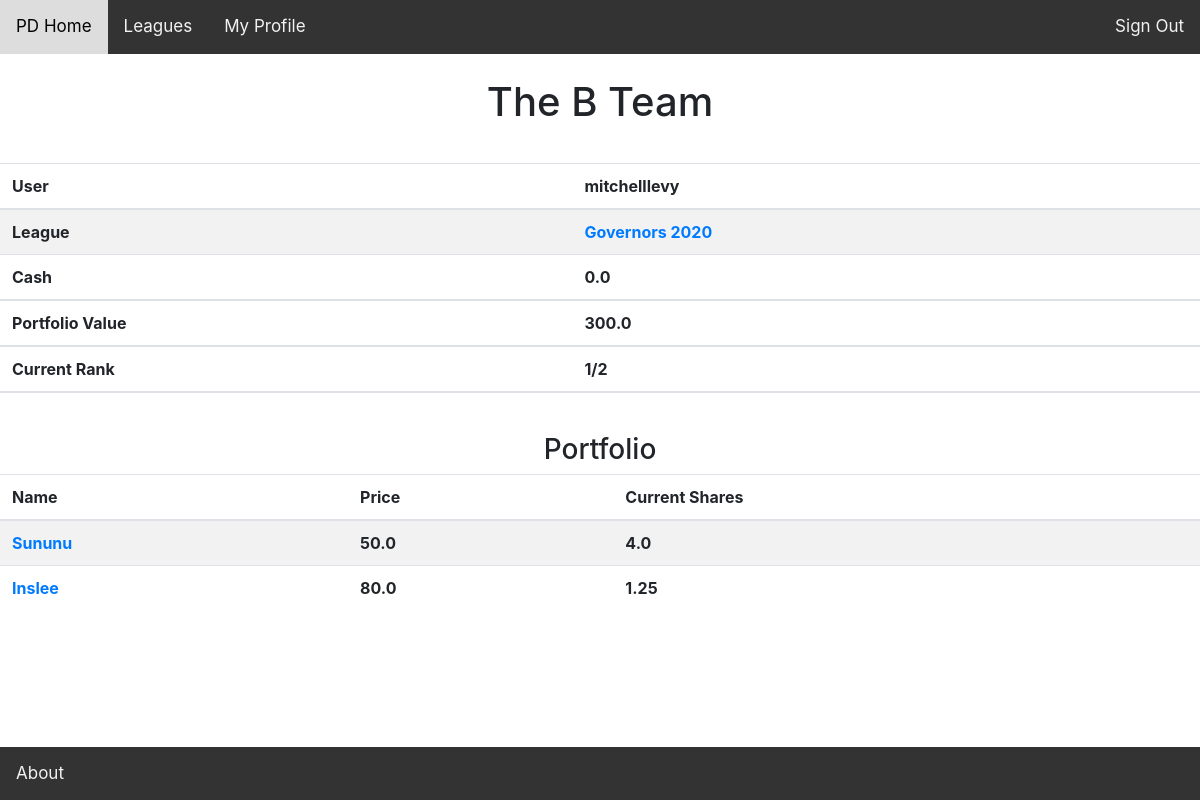
Before: /team/10/ (signed in) with the older database file.
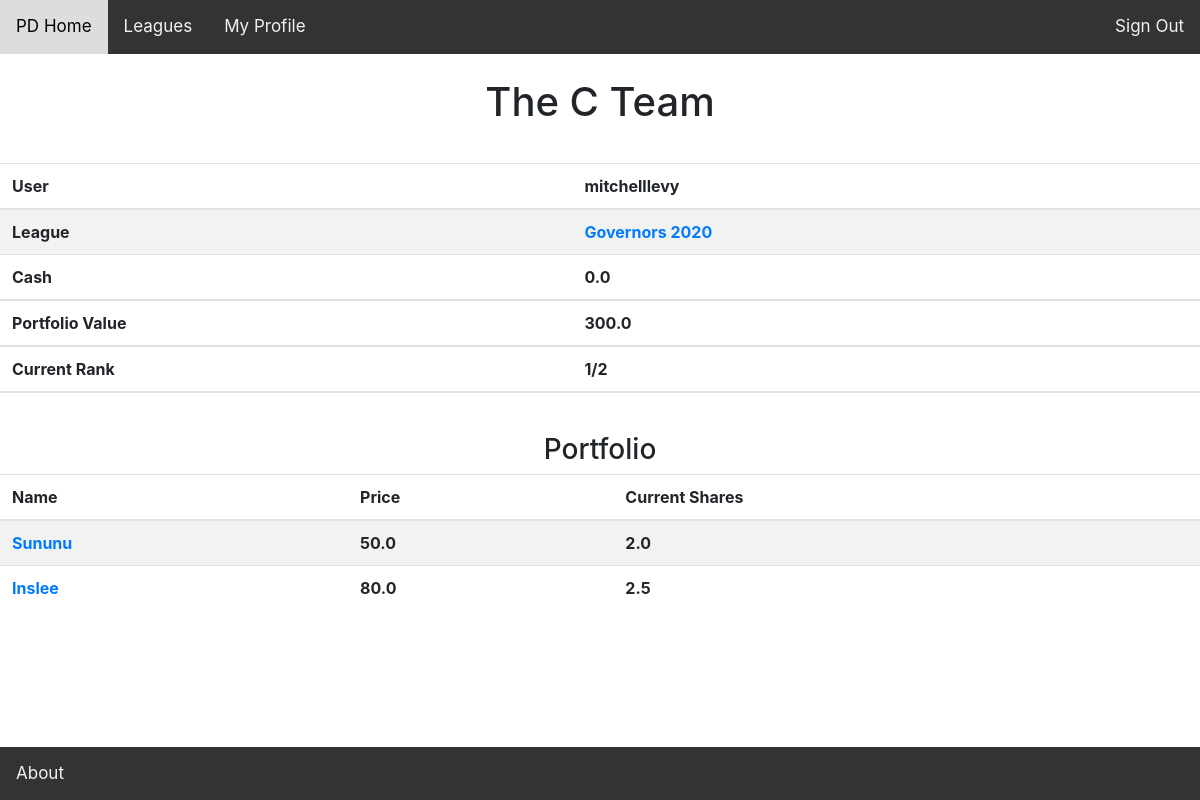
After: the same page with the newer database file.
### fantasyworld/models.py (models this page shows, shortened)
class Team(models.Model):
	user = models.ForeignKey(Profile, on_delete=models.CASCADE)
	league_session = models.ForeignKey(LeagueSession, on_delete=models.CASCADE)
	team_name = models.CharField(max_length=100, default = "Team")
	is_commissioner = models.BooleanField(default=False)
	budget = models.FloatField(default=100)
	def get_current_stock_quantity(self, stock):
		quantity = 0
		transactions = stock.stocktransaction_set.filter(team=self)
		for transaction in transactions:
			if transaction.bought_stock == True:
				quantity += transaction.quantity
			if transaction.sold_stock == True:
				quantity -= transaction.quantity
		return quantity

class Stock(models.Model):
	league_session = models.ForeignKey(LeagueSession, on_delete = models.CASCADE)
	name = models.CharField(max_length=100,  default="Untitled")
	price = models.FloatField()
	transactions = models.ManyToManyField(Team, through = 'StockTransaction',
		default=None)
	description = models.CharField(max_length=1000, null=True)
	stock_type = models.CharField(max_length=100, default='Generic')

class Profile(models.Model):
	user = models.OneToOneField(User, on_delete=models.CASCADE)

class LeagueSession(models.Model):
	league = models.ForeignKey(League, on_delete = models.CASCADE)
	members = models.ManyToManyField(Profile, through='Team', default=None)
	session = models.IntegerField(default=2020)
	is_current_league_session = models.BooleanField(default=True)

class League(models.Model):
	league_type = models.ForeignKey(LeagueType, on_delete=models.CASCADE)
	name = models.CharField(max_length = 100)
	is_public = models.BooleanField(default=False)

### fantasyworld/views/league_views.py (the view)
# urls.py: path('team/<int:team_id>/', views.team_home,
def team_home(request, team_id):
	user = request.user
	try:
		team = Team.objects.get(pk=team_id)
	except Team.DoesNotExist:
		raise Http404("Team Does Not Exist :(")
	is_current_users_team = team.user.user == user
	league_session = team.league_session
	noncash_portfolio_value = 0
	'''get list of all stocks available for purchase/sale'''
	all_stocks = Stock.objects.filter(league_session=league_session)
	teams_stocks = {}
	for stock in all_stocks:
		teams_stocks[stock] = team.get_current_stock_quantity(stock)
		noncash_portfolio_value += teams_stocks[stock] * stock.price
	return render(request, 'fantasyworld/team_home.html',
		context={'team': team,
				'teams_stocks': teams_stocks,
				'noncash_portfolio_value': noncash_portfolio_value,
				'is_current_users_team': is_current_users_team})

### fantasyworld/templates/fantasyworld/team_home.html (shortened to what this page needs)
{% extends 'fantasyworld/bases/base.html' %}
{% block content %}
{% if user.is_authenticated %}
<br>
<h1>{{team.team_name}}</h1>
<br>
  <table class="table table-striped" style="margin-top: 5px;">
    <thead>
      <th scope="col">User </th>
      <th scope="col">{{team.user.user}}</a></th>
    </thead>
      <th scope="col">League </th>
      <th scope="col"><a href ="{% url 'fantasyworld:league_home' team.league_session.league.id %}">{{team.league_session.league.name}}</a></th>
  	<thead>
  		<th scope="col">Cash </th>
  		<th scope="col">{{team.budget}}</th>
  	</thead>
  	<thead>
  		<th scope="col">Portfolio Value </th>
  		<th scope="col">{{noncash_portfolio_value}}</th>
  	</thead>
  	<thead>
  		<th scope="col">Current Rank </th>
  		<th scope="col">1/2</th>
  	</thead>
  </table>
  <br>
 	<h3> Portfolio </h3>
  {% if teams_stocks %}
  <table class="table table-striped" style="margin-top: 5px;">
    <thead>
      <tr>
        <th scope="col">Name</th>
        <th scope="col">Price</th>
        <th scope="col">Current Shares</th>
      </tr>
    </thead>
    <tbody>
      {% for stock, current_quantity in teams_stocks.items %}
        <tr>
        <th> <a href="{% url 'fantasyworld:stock_detail' stock.id %}"> {{stock.name}} </a> </th>
        <th> {{stock.price}} </th>
        <th> {{current_quantity}} </th>
        </tr>
      {% endfor %}
    </tbody>
  </table>
  {% endif %}
{% endif %}
{% endblock %}

Changed rows visible on the page:
changed Team "mitchelllevy": team_name "The B Team" → "The C Team"
computed for Stock "Sununu": current_quantity "4.0" → "2.0"
computed for Stock "Inslee": current_quantity "1.25" → "2.5"
